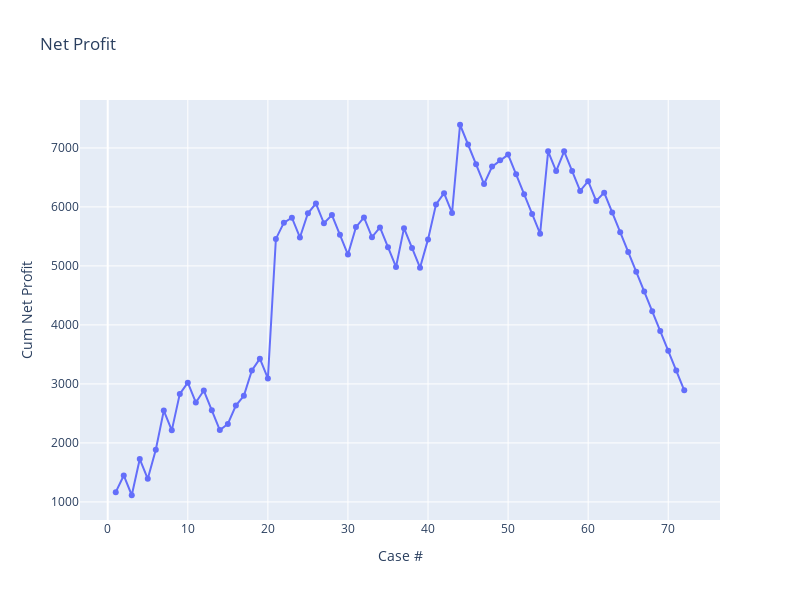

Notebook code cell kept with this figure:
### Code cell
from plotly.subplots import make_subplots
import plotly.graph_objects as go

fig = make_subplots(rows=1, cols=1)

fig.add_trace(
    go.Scatter(mode="lines+markers",x=bc["Case, K"], y=bc["Net Profit"]),
    row=1, col=1
)

fig.update_layout(height=600, width=800, title_text='Net Profit',xaxis_title="Case #",yaxis_title="Cum Net Profit")
fig.show()


#fig = px.line(df, x=specificity, y=sensitivity, title='ROC Curve')
#fig.show()

### Figure 1 — Plotly figure (JSON) as saved in the notebook; plotly's stock layout.template omitted (floating-point values rounded to 4 significant figures)
{"data": [{"mode": "lines+markers", "type": "scatter", "x": [1, 2, 3, 4, 5, 6, 7, 8, 9, 10, 11, 12, 13, 14, 15, 16, 17, 18, 19, 20, 21, 22, 23, 24, 25, 26, 27, 28, 29, 30, 31, 32, 33, 34, 35, 36, 37, 38, 39, 40, 41, 42, 43, 44, 45, 46, 47, 48, 49, 50, 51, 52, 53, 54, 55, 56, 57, 58, 59, 60, 61, 62, 63, 64, 65, 66, 67, 68, 69, 70, 71, 72], "xaxis": "x", "y": [1165, 1448, 1113, 1726, 1391, 1883, 2548, 2213, 2831, 3021, 2686, 2888, 2553, 2218, 2322, 2634, 2799, 3227, 3428, 3093, 5458, 5733, 5817, 5482, 5893, 6058, 5723, 5863, 5528, 5193, 5658, 5823, 5488, 5653, 5318, 4983, 5640, 5305, 4970, 5450, 6043, 6233, 5898, 7393, 7058, 6723, 6388, 6684, 6790, 6887, 6552, 6217, 5882, 5547, 6942, 6607, 6942, 6607, 6272, 6437, 6102, 6242, 5907, 5572, 5237, 4902, 4567, 4232, 3897, 3562, 3227, 2892], "yaxis": "y"}], "layout": {"height": 600, "title": {"text": "Net Profit"}, "width": 800, "xaxis": {"anchor": "y", "domain": [0, 1], "title": {"text": "Case #"}}, "yaxis": {"anchor": "x", "domain": [0, 1], "title": {"text": "Cum Net Profit"}}}}
